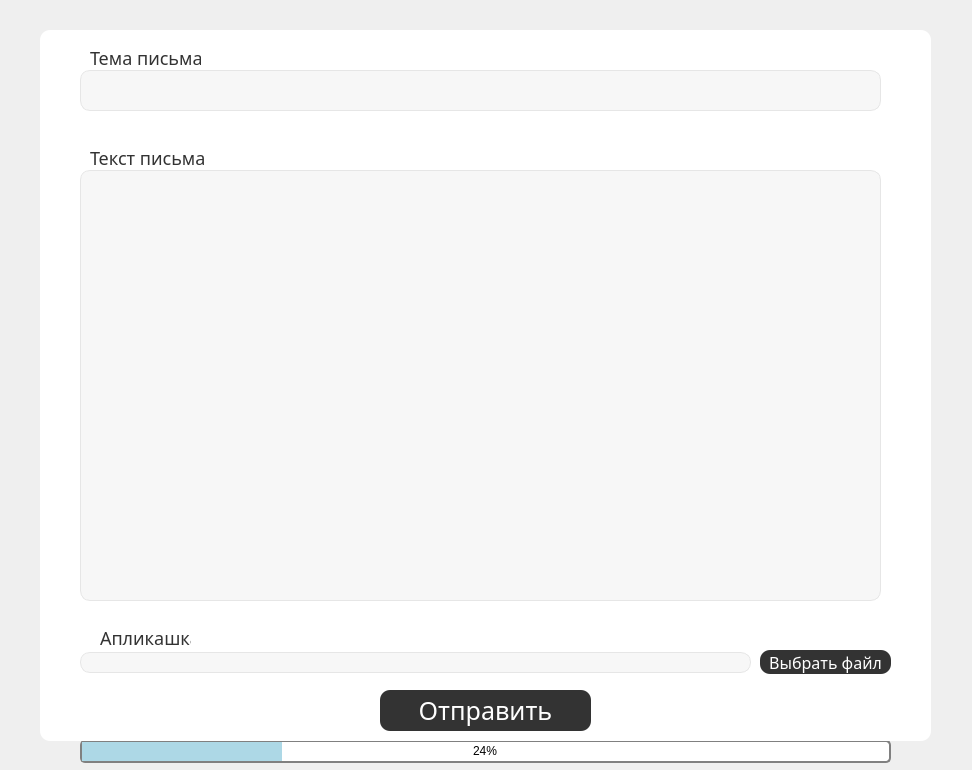
<?xml version="1.0" encoding="UTF-8"?>
<ui version="4.0">
 <class>Dialog</class>
 <widget class="QDialog" name="Dialog">
  <property name="geometry">
   <rect>
    <x>0</x>
    <y>0</y>
    <width>972</width>
    <height>770</height>
   </rect>
  </property>
  <property name="minimumSize">
   <size>
    <width>927</width>
    <height>770</height>
   </size>
  </property>
  <property name="maximumSize">
   <size>
    <width>972</width>
    <height>770</height>
   </size>
  </property>
  <property name="windowTitle">
   <string>Sailor Sender</string>
  </property>
  <widget class="QWidget" name="bg" native="true">
   <property name="geometry">
    <rect>
     <x>40</x>
     <y>30</y>
     <width>891</width>
     <height>711</height>
    </rect>
   </property>
   <property name="styleSheet">
    <string notr="true">background-color: white;
border-radius:10px;</string>
   </property>
   <widget class="QTextEdit" name="body_2">
    <property name="geometry">
     <rect>
      <x>40</x>
      <y>140</y>
      <width>801</width>
      <height>431</height>
     </rect>
    </property>
    <property name="font">
     <font>
      <family>Poppins Medium</family>
      <pointsize>16</pointsize>
      <weight>7</weight>
      <italic>false</italic>
      <bold>false</bold>
     </font>
    </property>
    <property name="styleSheet">
     <string notr="true"> background-color: #f7f7f7;
 border: 1px solid #e6e6e6;
 border-radius: 10px;
font: 57 16pt &quot;Poppins Medium&quot;;</string>
    </property>
    <property name="html">
     <string>&lt;!DOCTYPE HTML PUBLIC &quot;-//W3C//DTD HTML 4.0//EN&quot; &quot;http://www.w3.org/TR/REC-html40/strict.dtd&quot;&gt;
&lt;html&gt;&lt;head&gt;&lt;meta name=&quot;qrichtext&quot; content=&quot;1&quot; /&gt;&lt;style type=&quot;text/css&quot;&gt;
p, li { white-space: pre-wrap; }
&lt;/style&gt;&lt;/head&gt;&lt;body style=&quot; font-family:'Poppins Medium'; font-size:16pt; font-weight:56; font-style:normal;&quot;&gt;
&lt;p style=&quot;-qt-paragraph-type:empty; margin-top:0px; margin-bottom:0px; margin-left:0px; margin-right:0px; -qt-block-indent:0; text-indent:0px; font-weight:400;&quot;&gt;&lt;br /&gt;&lt;/p&gt;&lt;/body&gt;&lt;/html&gt;</string>
    </property>
   </widget>
   <widget class="QLineEdit" name="subjEdit_2">
    <property name="geometry">
     <rect>
      <x>40</x>
      <y>40</y>
      <width>801</width>
      <height>41</height>
     </rect>
    </property>
    <property name="font">
     <font>
      <family>Poppins</family>
      <pointsize>16</pointsize>
      <weight>7</weight>
      <italic>false</italic>
      <bold>false</bold>
     </font>
    </property>
    <property name="styleSheet">
     <string notr="true"> background-color: #f7f7f7;
 border: 1px solid #e6e6e6;
 border-radius: 10px;
 font: 57 16pt &quot;Poppins&quot;;</string>
    </property>
    <property name="text">
     <string/>
    </property>
   </widget>
   <widget class="QPushButton" name="sendFile_2">
    <property name="geometry">
     <rect>
      <x>720</x>
      <y>620</y>
      <width>131</width>
      <height>24</height>
     </rect>
    </property>
    <property name="cursor">
     <cursorShape>PointingHandCursor</cursorShape>
    </property>
    <property name="styleSheet">
     <string notr="true">QPushButton {
background-color: #333333;
border-radius: 10px;

font-family: Poppins-Medium;
font-size: 16px;
color: #fff;
line-height: 1.2;
}</string>
    </property>
    <property name="text">
     <string>Выбрать файл</string>
    </property>
   </widget>
   <widget class="QLineEdit" name="fileChose_2">
    <property name="geometry">
     <rect>
      <x>40</x>
      <y>622</y>
      <width>671</width>
      <height>21</height>
     </rect>
    </property>
    <property name="styleSheet">
     <string notr="true"> background-color: #f7f7f7;
 border: 1px solid #e6e6e6;
 border-radius: 10px;
 font: 57 16pt &quot;Poppins&quot;;</string>
    </property>
   </widget>
   <widget class="QPushButton" name="sendForm_2">
    <property name="geometry">
     <rect>
      <x>340</x>
      <y>660</y>
      <width>211</width>
      <height>41</height>
     </rect>
    </property>
    <property name="cursor">
     <cursorShape>PointingHandCursor</cursorShape>
    </property>
    <property name="styleSheet">
     <string notr="true">QPushButton {
background-color: #333333;
border-radius: 10px;

font-family: Poppins-Medium;
font-size: 25px;
color: #fff;
line-height: 1.2;
}</string>
    </property>
    <property name="text">
     <string>Отправить</string>
    </property>
   </widget>
   <widget class="QLabel" name="theme_2">
    <property name="geometry">
     <rect>
      <x>50</x>
      <y>20</y>
      <width>111</width>
      <height>16</height>
     </rect>
    </property>
    <property name="styleSheet">
     <string notr="true">font-family: Poppins-Regular;
color: #333333;
line-height: 1.2;
font-size: 18px;</string>
    </property>
    <property name="text">
     <string>Тема письма</string>
    </property>
   </widget>
   <widget class="QLabel" name="text_2">
    <property name="geometry">
     <rect>
      <x>50</x>
      <y>120</y>
      <width>121</width>
      <height>16</height>
     </rect>
    </property>
    <property name="styleSheet">
     <string notr="true">font-family: Poppins-Regular;
color: #333333;
line-height: 1.2;
font-size: 18px;</string>
    </property>
    <property name="text">
     <string>Текст письма</string>
    </property>
   </widget>
   <widget class="QLabel" name="fileAp_2">
    <property name="geometry">
     <rect>
      <x>60</x>
      <y>600</y>
      <width>91</width>
      <height>16</height>
     </rect>
    </property>
    <property name="styleSheet">
     <string notr="true">font-family: Poppins-Regular;
color: #333333;
line-height: 1.2;
font-size: 18px;</string>
    </property>
    <property name="text">
     <string>Апликашка</string>
    </property>
   </widget>
  </widget>
  <widget class="QWidget" name="widget" native="true">
   <property name="geometry">
    <rect>
     <x>0</x>
     <y>0</y>
     <width>971</width>
     <height>771</height>
    </rect>
   </property>
   <property name="styleSheet">
    <string notr="true"/>
   </property>
   <widget class="QProgressBar" name="progressBar">
    <property name="geometry">
     <rect>
      <x>80</x>
      <y>740</y>
      <width>811</width>
      <height>23</height>
     </rect>
    </property>
    <property name="styleSheet">
     <string notr="true">QProgressBar{
    border: 2px solid grey;
    border-radius: 5px;
    text-align: center
}

QProgressBar::chunk {
    background-color: lightblue;
    width: 10px;
}</string>
    </property>
    <property name="value">
     <number>24</number>
    </property>
   </widget>
  </widget>
  <zorder>widget</zorder>
  <zorder>bg</zorder>
 </widget>
 <resources/>
 <connections/>
</ui>
